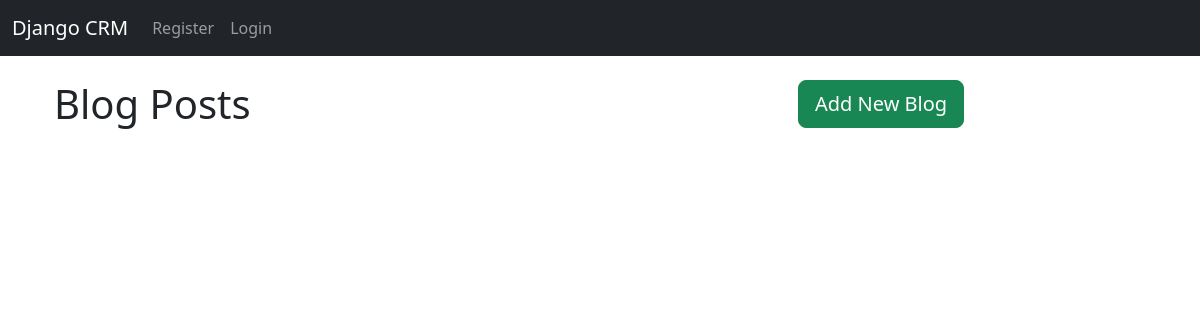
/blog/, run on an earlier commit of the app's database.
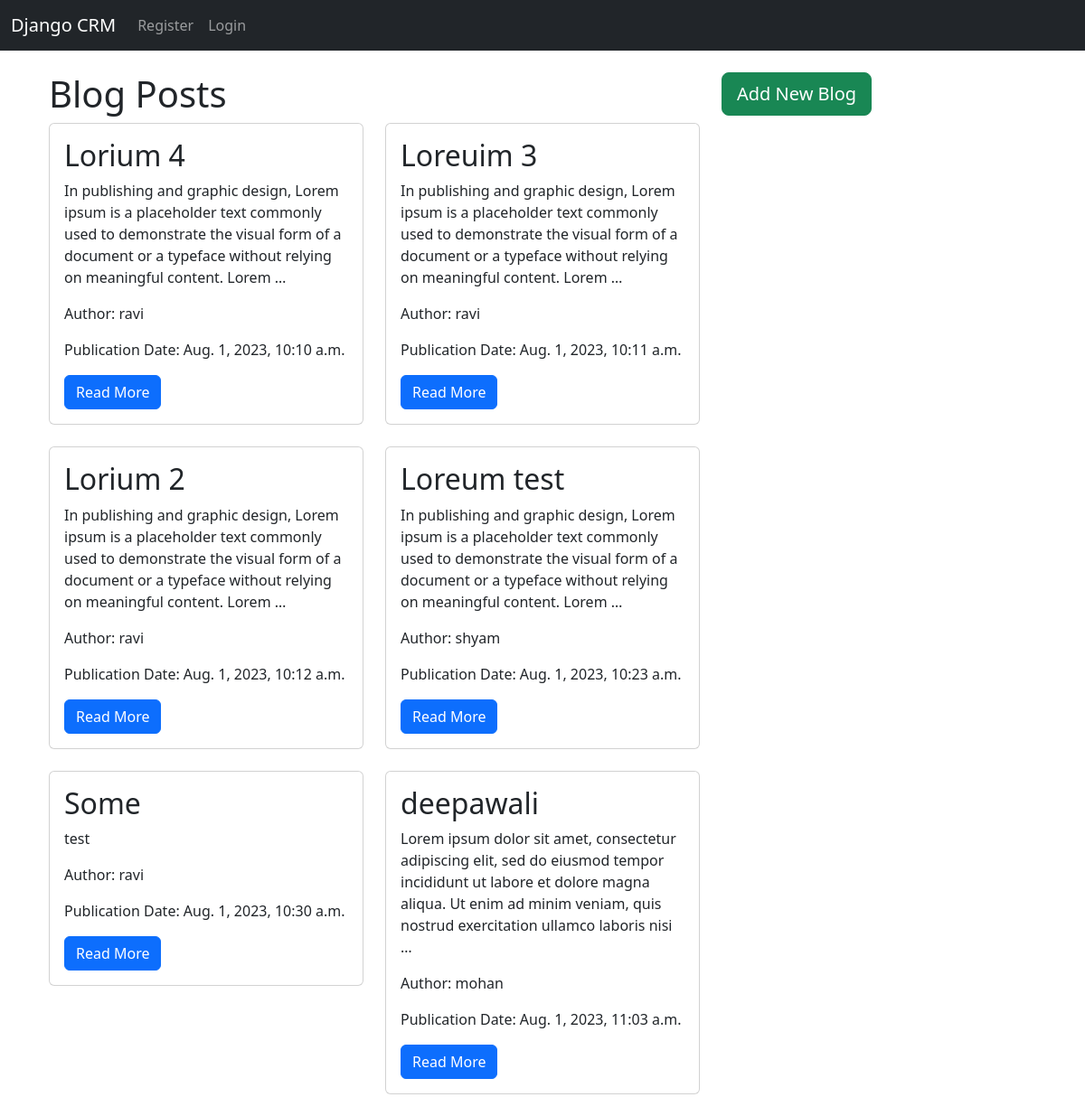
And on a later commit of the database.
### website/models.py (models this page shows, shortened)
class BlogPost(models.Model):
    title = models.CharField(max_length=200)
    content = models.TextField()
    author = models.ForeignKey(User, on_delete=models.CASCADE)
    publication_date = models.DateTimeField(auto_now_add=True)

### website/views.py (the view)
# urls.py: path('blog/', views.blog_post_list, name='blog_post_list'),
def blog_post_list(request):
    posts = BlogPost.objects.all()
    return render(request, 'blog_post_list.html', {'posts': posts})

### website/templates/blog_post_list.html
{% extends 'base.html' %}
{% block content %}
<div class="container">
    <div class="row">
        <div class="col-md-8">
            <h1>Blog Posts</h1>
            <div class="row">
                {% for post in posts %}
                <div class="col-md-6 mb-4">
                    <div class="card">
                        <div class="card-body">
                            <h2 class="card-title">{{ post.title }}</h2>
                            <p class="card-text">{{ post.content|truncatewords:30 }}</p>
                            <p class="card-text">Author: {{ post.author }}</p>
                            <p class="card-text">Publication Date: {{ post.publication_date }}</p>
                            <a href="{% url 'blog_post_detail' post.pk %}" class="btn btn-primary">Read More</a>
                        </div>
                    </div>
                </div>
                {% endfor %}
            </div>
        </div>
        <div class="col-md-4">
            <div class="mb-2">
                <a href="{% url 'add_blog_post' %}" class="btn btn-success btn-lg">Add New Blog</a>
            </div>
        </div>
    </div>
</div>
{% endblock %}

### website/templates/base.html (shortened to what this page needs)
<!doctype html>
<html lang="en">
    <head>
        <link href="https://cdn.jsdelivr.net/npm/bootstrap@5.3.1/dist/css/bootstrap.min.css" rel="stylesheet">
        <link href="https://cdnjs.cloudflare.com/ajax/libs/font-awesome/5.15.3/css/all.min.css" rel="stylesheet">
    </head>
    <body>
        {% include 'navbar.html' %}
        <div class="container">
            {% block content %}
            {% endblock %}
        </div>
    </body>
</html>

### website/templates/navbar.html (shortened to what this page needs)
<nav class="navbar navbar-expand-lg navbar-dark bg-dark">
    <div class="container-fluid">
        <a class="navbar-brand" href="{% url 'home' %}">Django CRM</a>
        <div class="collapse navbar-collapse" id="navbarSupportedContent">
            <ul class="navbar-nav me-auto mb-2 mb-lg-0">
                {% if user.is_authenticated %}
                <li class="nav-item">
                 <a class="nav-link" href="{% url 'author_profile' request.user.id %}">Profile</a>
                </li>
                <li class="nav-item">
                    <a class="nav-link" href="{% url 'add_record' %}">Add Record</a>
                </li>
                <li class="nav-item">
                    <a class="nav-link" href="{% url 'blog_post_list' %}">Blogs</a>
                </li>
                <li class="nav-item">
                    <a class="nav-link" href="{% url 'logout' %}">Logout</a>
                </li>
                {% else %}
                <li class="nav-item">
                    <a class="nav-link" href="{% url 'register' %}">Register</a>
                </li>
                <li class="nav-item">
                    <a class="nav-link" href="{% url 'home' %}">Login</a>
                </li>
                {% endif %}
            </ul>
        </div>
    </div>
</nav>

What changed in the data, as far as the page shows it:
added BlogPost: title "Lorium 4", content "In publishing and graphic design, Lorem ipsum is a placeholder text commonly used to demonstrate the visual form of a document or a typeface without relying on meaningful content. Lorem …", author "ravi", publication_date "Aug. 1, 2023, 10:10 a.m."
added BlogPost: title "Loreuim 3", content "In publishing and graphic design, Lorem ipsum is a placeholder text commonly used to demonstrate the visual form of a document or a typeface without relying on meaningful content. Lorem …", author "ravi", publication_date "Aug. 1, 2023, 10:11 a.m."
added BlogPost: title "Lorium 2", content "In publishing and graphic design, Lorem ipsum is a placeholder text commonly used to demonstrate the visual form of a document or a typeface without relying on meaningful content. Lorem …", author "ravi", publication_date "Aug. 1, 2023, 10:12 a.m."
added BlogPost: title "Loreum test", content "In publishing and graphic design, Lorem ipsum is a placeholder text commonly used to demonstrate the visual form of a document or a typeface without relying on meaningful content. Lorem …", author "shyam", publication_date "Aug. 1, 2023, 10:23 a.m."
added BlogPost: title "Some", content "test", author "ravi", publication_date "Aug. 1, 2023, 10:30 a.m."
added BlogPost: title "deepawali", content "Lorem ipsum dolor sit amet, consectetur adipiscing elit, sed do eiusmod tempor incididunt ut labore et dolore magna aliqua. Ut enim ad minim veniam, quis nostrud exercitation ullamco laboris nisi …", author "mohan", publication_date "Aug. 1, 2023, 11:03 a.m."
